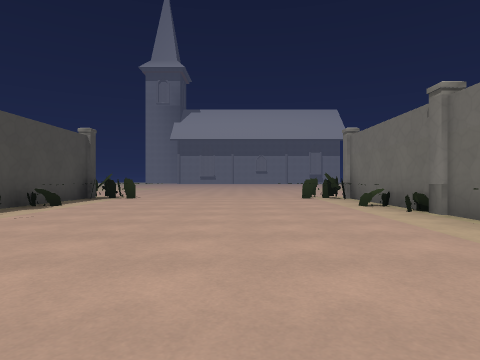
view 1 (above)

15 first-person views from a walk through a Godot game level. The camera is 1.4 m above the floor, looks level and sees 75° across. The floor is counted in squares, 2.54 m on a side. Each view is taken from the middle of a square. On the plan, view 1 faces up. The plan holds only what a view shows up to about 9 squares ahead; the rest is blank. The place goes on beyond the plan. Some surface patterns are stand-ins.

view 2
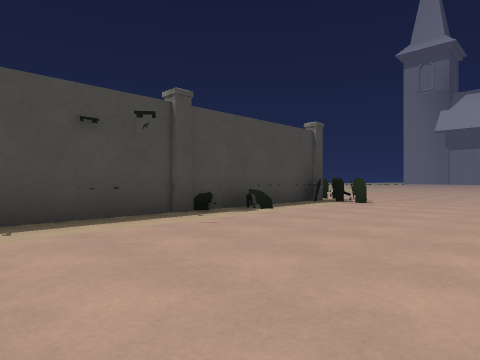

view 3
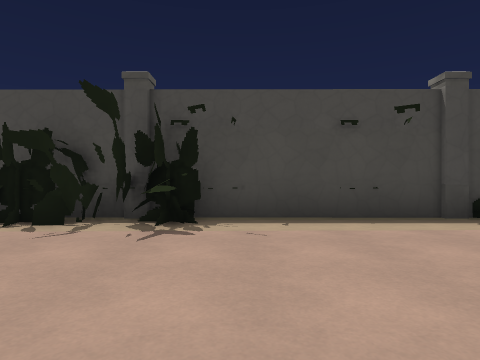

view 4
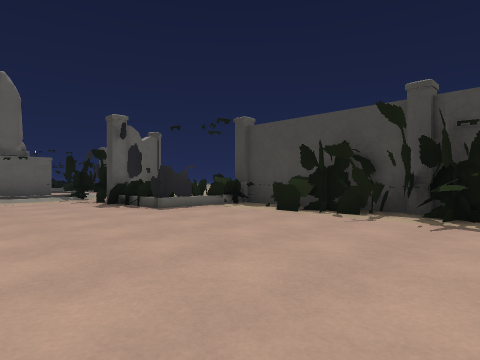

view 5
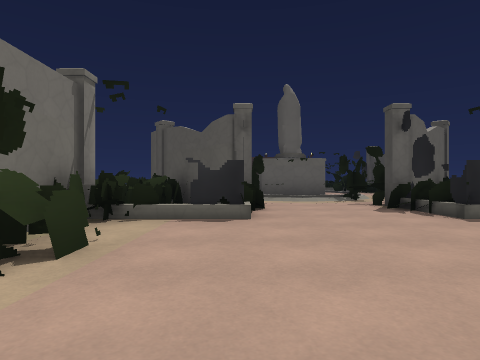

view 6
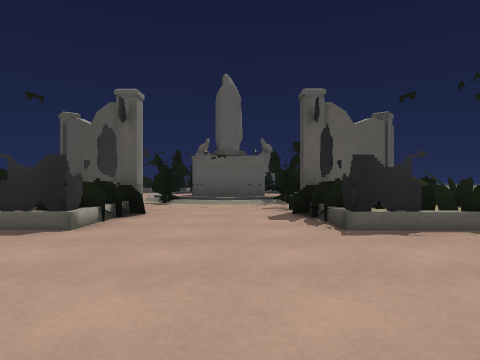

view 7
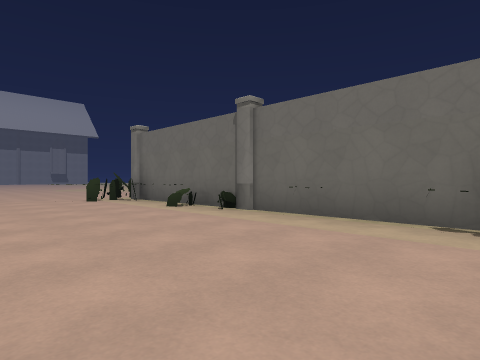

view 8
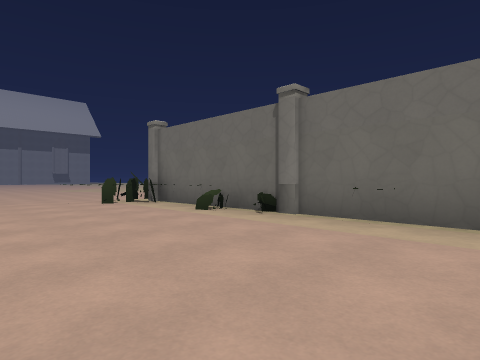

view 9
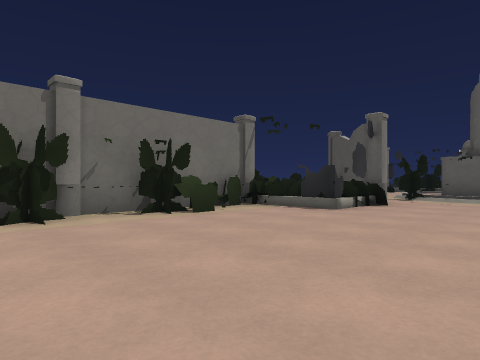

view 10
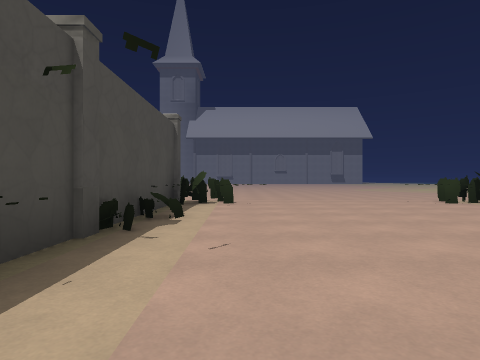

view 11
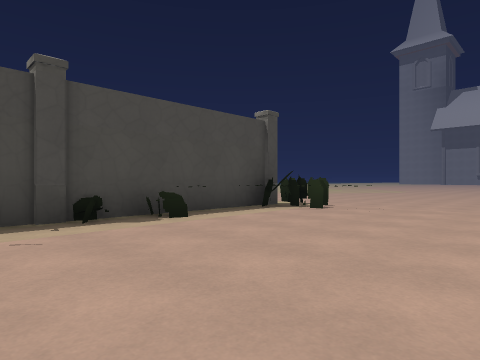

view 12
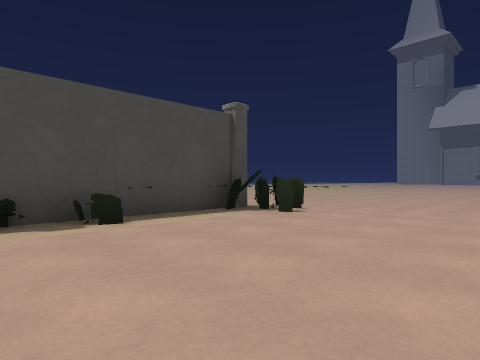

view 13
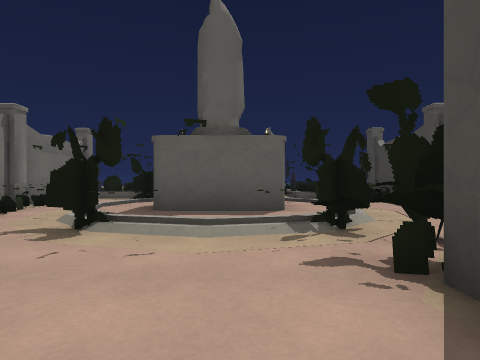

view 14
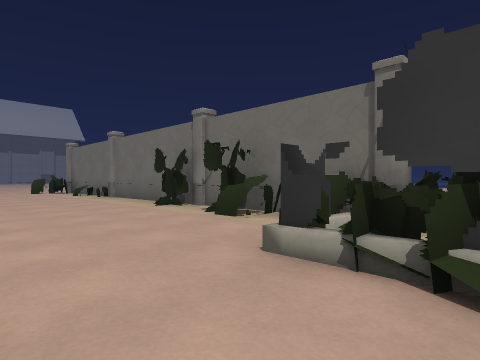

view 15
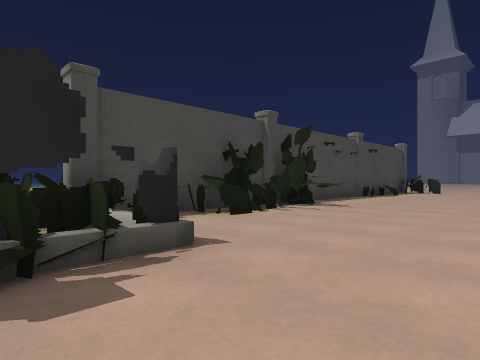

### Floor plan
Key: @ floor where view 1 was taken; # wall or solid block; x gap in a wall; . main floor; : floor 0.25 m higher than the main floor; - floor 0.25 m lower than the main floor.
Columns run from 7 left of view 1 to 4 right of it. Each row starts with its distance up from view 1.
 12   -----
 11   ##---   #
 10   ###... ##
  9   ###... ##
  8   #.......#
  7   ##......#
  6   ##......#
  5   #.......#
  4   ##......#
  3   #.......#
  2   # ......#
  1    ##.....#
  0   ###..@..#
 -1    #......#
 -2   ## ....##
 -3   ###....##
 -4 ### ##..####
 -5  #  ##..####
 -6  ##  #..# ##
 -7  ##  #x## #
 -8      #::# #
 -9      #### #
-10           ##
-11           ##
-12   #        #
-13   #

Where each view was taken, in squares from view 1:
view 1: 0 up, 0 right, facing up
view 2: 2 up, 0 right, facing up-left
view 3: 2 up, 0 right, facing left
view 4: 2 up, 1 right, facing down-left
view 5: 1 up, 1 right, facing down
view 6: 0 up, 1 left, facing down
view 7: 1 up, 1 left, facing up-right
view 8: 2 up, 1 left, facing up-right
view 9: 2 up, 2 left, facing down-right
view 10: 2 up, 3 left, facing up
view 11: 4 up, 0 right, facing up-left
view 12: 5 up, 0 right, facing up-left
view 13: 4 down, 1 left, facing down
view 14: 5 down, 1 left, facing up-right
view 15: 5 down, 0 right, facing up-left
